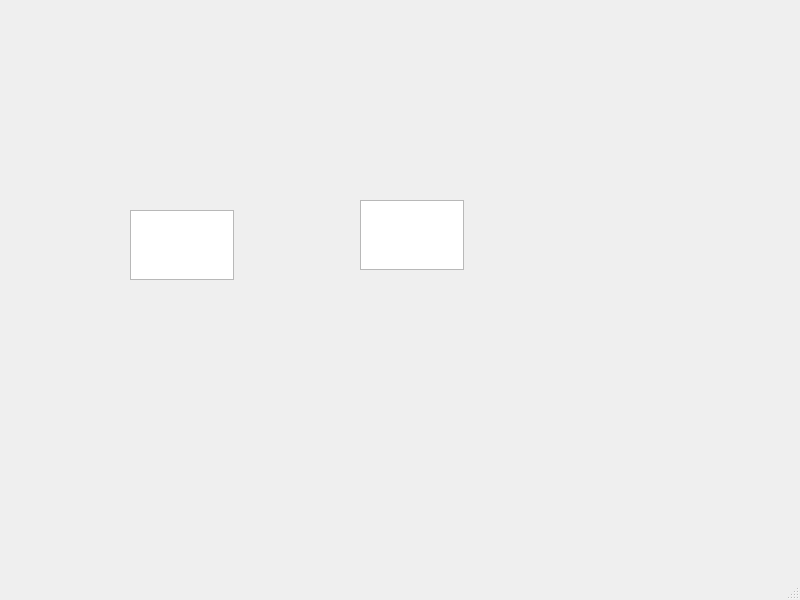
<?xml version="1.0" encoding="UTF-8"?>
<ui version="4.0">
 <class>MainWindow</class>
 <widget class="QMainWindow" name="MainWindow">
  <property name="geometry">
   <rect>
    <x>0</x>
    <y>0</y>
    <width>800</width>
    <height>600</height>
   </rect>
  </property>
  <property name="windowTitle">
   <string>MainWindow</string>
  </property>
  <widget class="QWidget" name="centralwidget">
   <widget class="QTextEdit" name="textEdit">
    <property name="geometry">
     <rect>
      <x>130</x>
      <y>210</y>
      <width>104</width>
      <height>70</height>
     </rect>
    </property>
   </widget>
   <widget class="QPlainTextEdit" name="plainTextEdit">
    <property name="geometry">
     <rect>
      <x>360</x>
      <y>200</y>
      <width>104</width>
      <height>70</height>
     </rect>
    </property>
   </widget>
   <widget class="QWidget" name="gridLayoutWidget">
    <property name="geometry">
     <rect>
      <x>0</x>
      <y>0</y>
      <width>791</width>
      <height>541</height>
     </rect>
    </property>
    <layout class="QGridLayout" name="gridLayout"/>
   </widget>
  </widget>
  <widget class="QMenuBar" name="menubar">
   <property name="geometry">
    <rect>
     <x>0</x>
     <y>0</y>
     <width>800</width>
     <height>21</height>
    </rect>
   </property>
  </widget>
  <widget class="QStatusBar" name="statusbar"/>
 </widget>
 <resources/>
 <connections/>
</ui>
